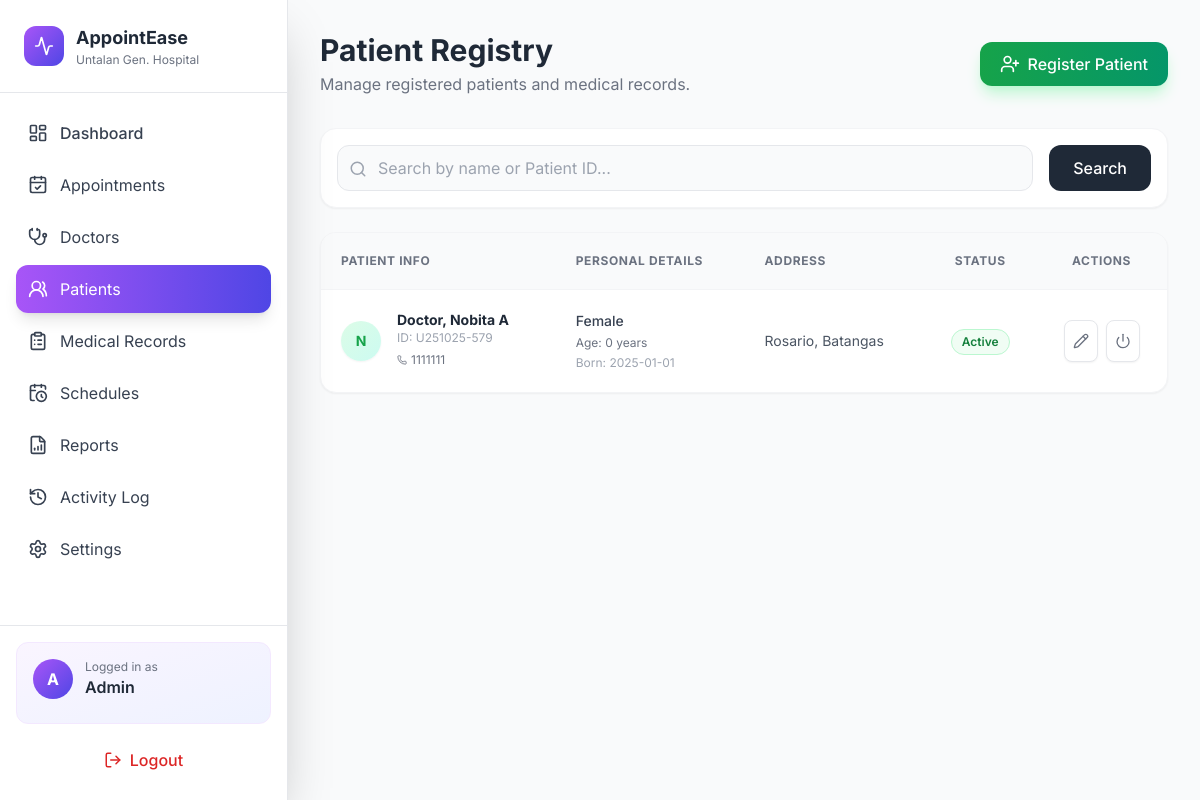
/users_list.php (signed in), run on an earlier commit of the app's database.
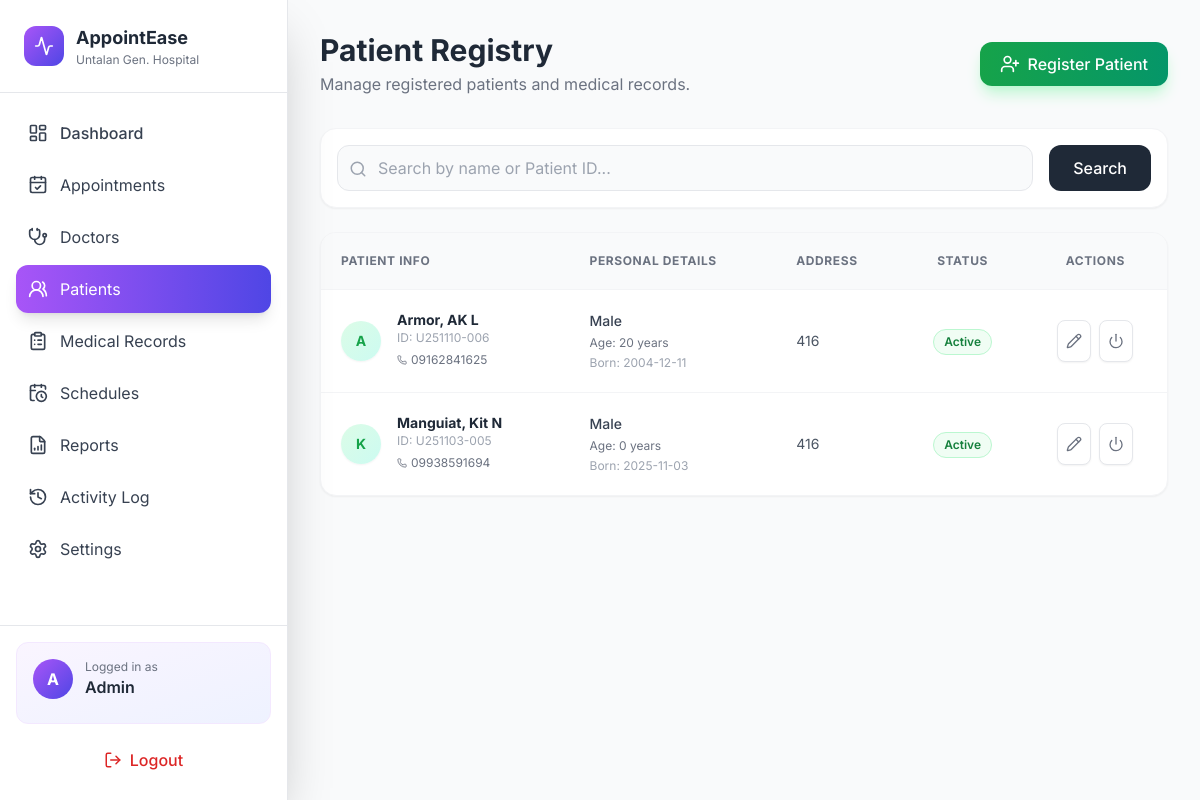
And on a later commit of the database.
### tables this page shows
CREATE TABLE `tbluser` (
  `id` int(11) NOT NULL,
  `user_id` varchar(30) NOT NULL,
  `user_name` varchar(30) NOT NULL,
  `password` varchar(255) NOT NULL,
  `user_type` varchar(10) NOT NULL,
  `status` int(11) NOT NULL
);

CREATE TABLE `tblinfo` (
  `id` int(11) NOT NULL,
  `user_id` varchar(30) NOT NULL,
  `last_name` varchar(40) NOT NULL,
  `first_name` varchar(50) NOT NULL,
  `email` varchar(100) DEFAULT NULL,
  `middle_name` varchar(40) NOT NULL,
  `specialization` varchar(30) NOT NULL,
  `bdate` date NOT NULL,
  `gender` varchar(10) NOT NULL,
  `address` varchar(200) NOT NULL,
  `contact` varchar(20) NOT NULL,
  `image` varchar(50) NOT NULL
);

### users_list.php (the view, shortened to what the changed rows need)
<?php
require_once 'db.php';
function getAge($dob) {
    $birthDate = new DateTime($dob);
    $today = new DateTime('today');
    return $birthDate->diff($today)->y;
}
try {
    $sql = "SELECT u.user_id, u.status AS account_status,
                   i.first_name, i.last_name, i.middle_name,
                   i.bdate, i.gender, i.contact, i.address, i.image
            FROM tbluser u
            LEFT JOIN tblinfo i ON i.user_id = u.user_id
            WHERE u.user_type = 'user'";
    $params = [];
    $sql .= " ORDER BY i.last_name, i.first_name";
    $stmt = $pdo->prepare($sql);
    $stmt->execute($params);
    $patients = $stmt->fetchAll(PDO::FETCH_ASSOC);
} catch (Exception $e) {
    die("Database Error: " . $e->getMessage());
}
?>
<!doctype html>
<html lang="en">
<head>
  <script src="https://cdn.tailwindcss.com"></script>
</head>
<body class="bg-gray-50 text-gray-800">
  <div class="flex h-screen overflow-hidden">
    <?php include 'includes/admin_sidebar.php'; ?>
    <main class="flex-1 overflow-auto">
      <div class="p-8">
        <div class="flex flex-col md:flex-row justify-between items-start md:items-center mb-8 gap-4">
            <div>
                <h1 class="text-3xl font-bold text-gray-800">Patient Registry</h1>
            </div>
        </div>
        <div class="bg-white rounded-2xl shadow-sm border border-gray-100 overflow-hidden">
            <div class="overflow-x-auto">
                <table class="w-full text-left border-collapse">
                    <thead class="bg-gray-50 border-b border-gray-100">
                        <tr>
                            <th class="p-5 text-xs font-bold text-gray-500 uppercase tracking-wider">Patient Info</th>
                            <th class="p-5 text-xs font-bold text-gray-500 uppercase tracking-wider">Personal Details</th>
                            <th class="p-5 text-xs font-bold text-gray-500 uppercase tracking-wider">Address</th>
                            <th class="p-5 text-xs font-bold text-gray-500 uppercase tracking-wider text-center">Status</th>
                            <th class="p-5 text-xs font-bold text-gray-500 uppercase tracking-wider text-center">Actions</th>
                        </tr>
                    </thead>
                    <tbody class="divide-y divide-gray-100">
                        <?php if (empty($patients)): ?>
                            <tr>
                                <td colspan="5" class="p-8 text-center text-gray-500">
                                    <div class="flex flex-col items-center gap-2">
                                        <i data-lucide="users" class="text-gray-300" width="32"></i>
                                        <p>No patients found.</p>
                                    </div>
                                </td>
                            </tr>
                        <?php else: foreach ($patients as $user):
                            $fullName = trim(($user['last_name'] ?? '') . ', ' . ($user['first_name'] ?? '') . ' ' . ($user['middle_name'] ?? ''));
                            $initial = strtoupper(substr($user['first_name'] ?? 'P', 0, 1));
                            $age = getAge($user['bdate']);
                        ?>
                        <tr class="hover:bg-gray-50 transition group">
                            <td class="p-5">
                                <div class="flex items-center gap-4">
                                    <div class="w-10 h-10 rounded-full bg-gradient-to-br from-green-100 to-teal-100 text-green-600 flex items-center justify-center font-bold text-sm shadow-sm">
                                        <?= $initial ?>
                                    </div>
                                    <div>
                                        <p class="font-bold text-gray-800 text-sm"><?= htmlspecialchars($fullName) ?></p>
                                        <p class="text-xs text-gray-400">ID: <?= htmlspecialchars($user['user_id']) ?></p>
                                        <div class="flex items-center gap-1 text-xs text-gray-500 mt-0.5">
                                            <i data-lucide="phone" width="10"></i> <?= htmlspecialchars($user['contact'] ?? '-') ?>
                                        </div>
                                    </div>
                                </div>
                            </td>
                            <td class="p-5">
                                <div class="flex flex-col gap-1">
                                    <span class="text-sm font-medium text-gray-700">
                                        <?= htmlspecialchars(ucfirst($user['gender'] ?? '-')) ?>
                                    </span>
                                    <span class="text-xs text-gray-500">
                                        Age: <?= $age ?> years
                                    </span>
                                    <span class="text-xs text-gray-400">
                                        Born: <?= htmlspecialchars($user['bdate'] ?? 'N/A') ?>
                                    </span>
                                </div>
                            </td>
                            <td class="p-5 max-w-xs">
                                <p class="text-sm text-gray-600 truncate" title="<?= htmlspecialchars($user['address']) ?>">
                                    <?= htmlspecialchars($user['address'] ?? 'No address provided') ?>
                                </p>
                            </td>
                            <td class="p-5 text-center">
                                <?php if ($user['account_status'] == 1): ?>
                                    <span class="inline-flex items-center gap-1 px-2.5 py-1 rounded-full text-xs font-semibold bg-green-50 text-green-700 border border-green-200">
                                        Active
                                    </span>
                                <?php else: ?>
                                    <span class="inline-flex items-center gap-1 px-2.5 py-1 rounded-full text-xs font-semibold bg-red-50 text-red-700 border border-red-200">
                                        Inactive
                                    </span>
                                <?php endif; ?>
                            </td>
                            <td class="p-5">
                                <div class="flex justify-center gap-2">
                                    <a href="edit_patient.php?id=<?= $user['user_id'] ?>" class="p-2 bg-white border border-gray-200 rounded-lg text-gray-500 hover:text-blue-600 hover:border-blue-200 transition shadow-sm" title="Edit Details">
                                        <i data-lucide="pencil" width="16"></i>
                                    </a>
                                    <form method="POST" class="inline" onsubmit="return confirm('Are you sure you want to change access status for this patient?');">
                                        <button type="submit" name="toggle_status" class="p-2 bg-white border border-gray-200 rounded-lg text-gray-500 hover:text-red-600 hover:border-red-200 transition shadow-sm" title="Toggle Status">
                                            <i data-lucide="power" width="16"></i>
                                        </button>
                                    </form>
                                </div>
                            </td>
                        </tr>
                        <?php endforeach; endif; ?>
                    </tbody>
                </table>
            </div>
        </div>
      </div>
    </main>
  </div>
</body>
</html>

What changed in the data, as far as the page shows it:
removed tbluser: tblinfo.first_name "N", tblinfo.last_name+first_name+middle_name "Doctor, Nobita A", user "U251025-579", tblinfo.contact "1111111", tblinfo.gender "Female", tblinfo.bdate "0", tblinfo.bdate "2025-01-01", tblinfo.address "Rosario, Batangas", status "Active"
added tbluser: tblinfo.first_name "A", tblinfo.last_name+first_name+middle_name "Armor, AK L", user "U251110-006", tblinfo.contact "09162841625", tblinfo.gender "Male", tblinfo.bdate "20", tblinfo.bdate "2004-12-11", tblinfo.address "416", status "Active"
added tbluser: tblinfo.first_name "K", tblinfo.last_name+first_name+middle_name "Manguiat, Kit N", user "U251103-005", tblinfo.contact "09938591694", tblinfo.gender "Male", tblinfo.bdate "0", tblinfo.bdate "2025-11-03", tblinfo.address "416", status "Active"
